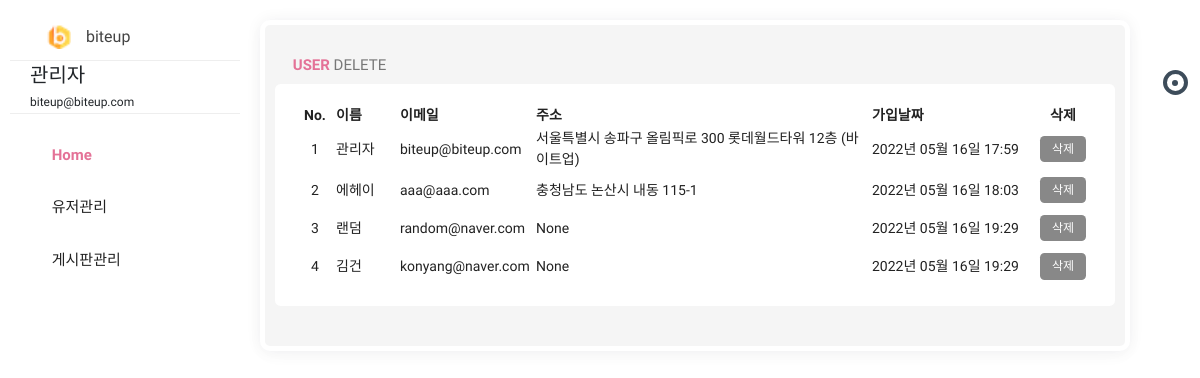
The page /admin/list (signed in) on the database its author committed.
### pybo/models.py (models this page shows)
class User(db.Model):
    id = db.Column(db.Integer, primary_key=True)
    username = db.Column(db.String(150), unique=True, nullable=False)
    password = db.Column(db.String(200), nullable=False)
    email = db.Column(db.String(120), unique=True, nullable=False)
    passwd_answer = db.Column(db.String(200), unique=True, nullable=False)
    location = db.Column(db.String(64), nullable=False)
    about_me = db.Column(db.Text(), nullable=False)
    create_date = db.Column(db.DateTime(), nullable=False)

### pybo/views/admin_views.py (the view)
@bp.route('/list', methods=('GET', 'POST'))
@login_required
def _list():
    if g.user.email == "biteup@biteup.com":
        user_list = User.query.order_by(User.id.asc())
        return render_template('admin/admin_list.html', user_list=user_list)
    else:
        return '<script>alert("관리자의 권한이 없습니다.");location.href="/"</script>'

### pybo/filter.py (called while the page is built)
def format_datetime(value, fmt='%Y년 %m월 %d일 %H:%M'):
    return value.strftime(fmt)

### pybo/views/auth_views.py (called while the page is built)
@bp.before_app_request
def load_logged_in_user():
    user_id = session.get('user_id')
    if user_id is None:
        g.user = None
    else:
        g.user = User.query.get(user_id)

def login_required(view):
    @functools.wraps(view)
    def wrapped_view(**kwargs):
        if g.user is None:
            return redirect(url_for('auth.login'))
        return view(**kwargs)
    return wrapped_view

### pybo/templates/admin/admin_list.html (shortened to what this page needs)
{% extends 'admin.html' %}
{% block content %}
<div class="row clearfix">
    <div class="col-lg-12">
        <div class="card">
            <div class="header">
                <h2><strong><i class="zmdi zmdi-chart"></i> user </strong> delete</h2>
            </div>
            <div class="body">
                <table class="table_user">
                    <thead>
                    <tr>
                        <th class="td_id">No.</th>
                        <th>이름</th>
                        <th>이메일</th>
                        <th>주소</th>
                        <th>가입날짜</th>
                        <th class="td_delete">삭제</th>
                    </tr>
                    </thead>
                    <tbody>
                    {% for user in user_list %}
                    <tr>
                        <td class="td_id">{{ user.id }}</td>
                        <td class="td_username">{{ user.username }}</td>
                        <td class="td_email">{{ user.email }}</td>
                        <td class="td_location">{{ user.location }}</td>
                        <td class="td_datetime">{{ user.create_date|datetime }}</td>
                        <td class="td_delete">
                            <a href="{{ url_for('admin.user_delete', user_id=user.id) }}" class="delete btn btn-sm btn-outline-secondary">삭제</a>
                        </td>
                    </tr>
                    {% endfor %}
                    </tbody>
                </table>
            </div>
        </div>
    </div>
</div>
{% endblock %}

### pybo/templates/admin.html (shortened to what this page needs)
<!doctype html>
<html class="no-js " lang="en">
<head>
    <link rel="stylesheet" href="{{ url_for('static', filename='css/bootstrap.min.css') }}"/>
    <link rel="stylesheet" href="{{ url_for('static', filename='css/jquery-jvectormap-2.0.3.min.css') }}"/>
    <link rel="stylesheet" href="{{ url_for('static', filename='css/plugin.css') }}"/>
    <link rel="stylesheet" href="{{ url_for('static', filename='css/morris.min.css') }}"/>
    <link rel="stylesheet" href="{{ url_for('static', filename='css/style.min.css') }}"/>
    <link rel="stylesheet" href="{{ url_for('static', filename='/admin_style.css') }}"/>
</head>
<body class="theme-blush">
<div class="navbar-right">
    <ul class="navbar-nav">
        <li><a href="#search" class="main_search" title="Search..."><i class="zmdi zmdi-search"></i></a></li>
        <li class="dropdown">
            <a href="javascript:void(0);" class="dropdown-toggle" title="Notifications" data-toggle="dropdown"
               role="button"><i class="zmdi zmdi-notifications"></i>
                <div class="notify"><span class="heartbit"></span><span class="point"></span></div>
            </a>
        </li>
        <li><a href="javascript:void(0);" class="js-right-sidebar" title="Setting"><i
                class="zmdi zmdi-settings zmdi-hc-spin"></i></a></li>
        <li><a href="{{ url_for('main.index') }}" class="mega-menu" title="Sign Out"><i class="zmdi zmdi-power"></i></a></li>
    </ul>
</div>
<aside id="leftsidebar" class="sidebar">
    <div class="navbar-brand">
        <button class="btn-menu ls-toggle-btn" type="button"><i class="zmdi zmdi-menu"></i></button>
        <a href="{{ url_for('admin.main') }}">
            <img src="{{ url_for('static', filename='icon.png') }}" width="25" alt="biteup">
            <span class="m-l-10">biteup</span></a>
    </div>
    <div class="menu">
        <ul class="list">
            <li>
                <div class="user-info">
                    <a class="image" href="profile.html"></a>
                    <div class="detail" style="text-align:left;">
                        <h4>{{ g.user.username }}</h4>
                        <small>{{ g.user.email }}</small>
                    </div>
                </div>
            </li>
            <li class="active open">
                <a href="{{ url_for('admin.main') }}"><i class="zmdi zmdi-home"></i>
                <span>Home</span>
            </a>
            </li>
            <li>
                <a href="javascript:void(0);" class="menu-toggle">
                    <i class="zmdi zmdi-apps"></i>
                    <span>유저관리</span></a>
            </li>
            <li>
                <a href="javascript:void(0);" class="menu-toggle"><i class="zmdi zmdi-folder"></i>
                    <span>게시판관리</span></a>
            </li>
        </ul>
    </div>
</aside>
<section class="content">
{% block content %}
{% endblock %}
</section>
</body>
</html>

### pybo/static/admin_style.css (style rules this page uses)
.table_user { width:100%; }
.table_user .td_id { width:5%;text-align:center; }
.table_user .td_username { width:8%; }
.table_user .td_email { width:17%; }
.table_user .td_location { width:42%; }
.table_user .td_datetime { width:20%; }
.table_user .td_delete { width:8%; text-align:center; }

### rows shown on the page
User: user.username "관리자", user.email "biteup@biteup.com", id "1", username "관리자", email "biteup@biteup.com", location "서울특별시 송파구 올림픽로 300 롯데월드타워 12층 (바이트업)", create_date "2022년 05월 16일 17:59"
User: id "2", username "에헤이", email "aaa@aaa.com", location "충청남도 논산시 내동 115-1", create_date "2022년 05월 16일 18:03"
User: id "3", username "랜덤", email "random@naver.com", location "None", create_date "2022년 05월 16일 19:29"
User: id "4", username "김건", email "konyang@naver.com", location "None", create_date "2022년 05월 16일 19:29"
